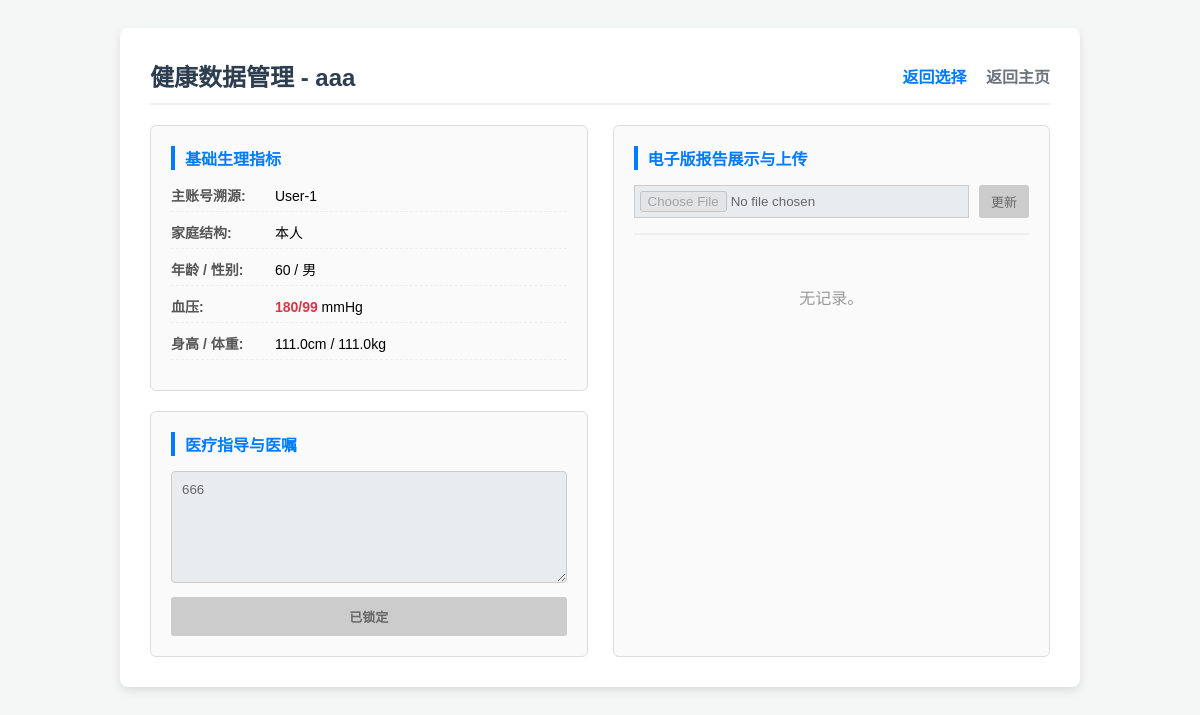
The app's page /admin/health_data/1 (signed in) with its own data.
### models.py (models this page shows, shortened)
class FamilyMember(db.Model):
    id = db.Column(db.Integer, primary_key=True)
    user_id = db.Column(db.Integer, db.ForeignKey('user.id'), nullable=False)
    name = db.Column(db.String(50), nullable=False)
    relation = db.Column(db.String(20), nullable=False)
    gender = db.Column(db.String(10), nullable=False)
    phone = db.Column(db.String(20), nullable=True)
    age = db.Column(db.Integer, nullable=True)
    province = db.Column(db.String(50), nullable=True)
    city = db.Column(db.String(50), nullable=True)
    community = db.Column(db.String(100), nullable=True)
    address = db.Column(db.String(200), nullable=True)
    height = db.Column(db.Float, nullable=True)
    weight = db.Column(db.Float, nullable=True)
    blood_pressure_systolic = db.Column(db.Integer, nullable=True)
    blood_pressure_diastolic = db.Column(db.Integer, nullable=True)
    disease_info = db.Column(db.Text, nullable=True)
    is_public_health_risk = db.Column(db.Boolean, default=False)
    admin_advice = db.Column(db.Text, nullable=True)
    medical_reports = db.relationship('MedicalReport', backref='member', lazy=True, cascade="all, delete-orphan")

class User(db.Model):
    id = db.Column(db.Integer, primary_key=True)
    phone = db.Column(db.String(20), unique=True, nullable=False)
    password_hash = db.Column(db.String(128), nullable=False)
    name = db.Column(db.String(50), nullable=True)
    gender = db.Column(db.String(10), nullable=True)
    province = db.Column(db.String(50), nullable=True)
    city = db.Column(db.String(50), nullable=True)
    community = db.Column(db.String(100), nullable=True)
    address = db.Column(db.String(200), nullable=True)
    height = db.Column(db.Float, nullable=True)
    weight = db.Column(db.Float, nullable=True)
    blood_type = db.Column(db.String(10), nullable=True)
    is_info_complete = db.Column(db.Boolean, default=False)
    is_frozen = db.Column(db.Boolean, default=False)
    frozen_by_name = db.Column(db.String(50), nullable=True)
    frozen_by_role = db.Column(db.String(20), nullable=True)
    is_locked = db.Column(db.Boolean, default=False)
    locked_by_name = db.Column(db.String(50), nullable=True)
    locked_by_role = db.Column(db.String(20), nullable=True)
    family_members = db.relationship('FamilyMember', backref='user', lazy=True, cascade="all, delete-orphan")
    managers = db.relationship('Admin', secondary=user_admin_m2m, backref=db.backref('managed_users', lazy=True))
    reports = db.relationship('PublicHealthEvent', backref='reporter', lazy=True)

### app.py (the view, shortened to what this page needs)
@app.route('/admin/health_data/<int:member_id>', methods=['GET', 'POST'])
def admin_health_data(member_id):
    if session.get('role') not in ['super', 'community', 'medical']: return redirect(url_for('login'))
    member = db.session.get(FamilyMember, member_id)
    if not member:
        flash("档案不存在或已删除")
        return redirect(request.referrer)
    unread_reports = db.session.query(MedicalReport).filter_by(member_id=member.id, is_read_by_admin=False).all()
    for r in unread_reports:
        r.is_read_by_admin = True
    if unread_reports:
        db.session.commit()
    bmi_val, bmi_msg, bmi_status = calculate_bmi_info(member.height, member.weight)
    bp_val, bp_msg, bp_status = evaluate_bp(member.blood_pressure_systolic, member.blood_pressure_diastolic)
    return render_template('admin_health_data.html', m=member, bmi_val=bmi_val, bmi_msg=bmi_msg, bmi_status=bmi_status,
                           bp_val=bp_val, bp_msg=bp_msg, bp_status=bp_status)

### app.py (called while the page is built)
@app.before_request
def enforce_readonly_lock():
    if request.method == 'POST' and 'user_id' in session:
        allowed_routes = ['logout', 'risk_assessment']
        if request.endpoint in allowed_routes:
            return None
        user = db.session.get(User, session['user_id'])
        if user and user.is_locked:
            flash('您的数据已被锁定，无法进行修改。')
            return redirect(request.referrer or url_for('user_dashboard'))

def calculate_bmi_info(height_cm, weight_kg):
    if not height_cm or not weight_kg: return None, "数据不足", "normal"
    bmi = round(weight_kg / ((height_cm / 100) ** 2), 1)
    if bmi < 18.5:
        return bmi, "体重过低", "warning"
    elif 18.5 <= bmi < 24.9:
        return bmi, "体重正常", "success"
    elif 25 <= bmi < 29.9:
        return bmi, "超重", "danger"
    else:
        return bmi, "肥胖", "danger"

def evaluate_bp(high, low):
    if high is None or low is None: return None, "未填写", "normal"
    try:
        h, l = int(high), int(low)
    except:
        return None, "数据异常", "normal"
    if h >= 140 or l >= 90:
        return f"{h}/{l}", "血压偏高", "danger"
    elif h < 90 or l < 60:
        return f"{h}/{l}", "血压偏低", "warning"
    else:
        return f"{h}/{l}", "血压正常", "success"

### templates/admin_health_data.html (shortened to what this page needs)
<!DOCTYPE html>
<html lang="zh-CN">
<head>
</head>
<body>
<div class="container">
    <div class="header">
        <h2 style="margin: 0; color: #2c3e50;">健康数据管理 - {{ m.name }}</h2>
        <div>
            <a href="/admin/health_data_select" style="color:#007bff; text-decoration:none; font-weight:bold; margin-right: 15px;">返回选择</a>
            <a href="{{ '/super_admin_dashboard' if session.get('role') == 'super' else '/sub_admin_dashboard' }}" style="color:#6c757d; text-decoration:none; font-weight:bold;">返回主页</a>
        </div>
    </div>
    <div class="grid-layout">
        <div>
            <div class="panel">
                <h3 class="panel-title">基础生理指标</h3>
                <div class="info-row"><span class="info-label">主账号溯源:</span> User-{{ m.user_id }}</div>
                <div class="info-row"><span class="info-label">家庭结构:</span> {{ m.relation }}</div>
                <div class="info-row"><span class="info-label">年龄 / 性别:</span> {{ m.age or '-' }} / {{ m.gender }}</div>
                <div class="info-row"><span class="info-label">血压:</span> <strong style="color:#dc3545;">{{ m.blood_pressure_systolic or '-' }}/{{ m.blood_pressure_diastolic or '-' }}</strong> mmHg</div>
                <div class="info-row"><span class="info-label">身高 / 体重:</span> {{ m.height or '-' }}cm / {{ m.weight or '-' }}kg</div>
            </div>
            <div class="panel" style="margin-top: 20px;">
                <h3 class="panel-title">医疗指导与医嘱</h3>
                <form method="POST">
                    <textarea name="admin_advice" rows="6" style="width: 100%; padding: 10px; box-sizing: border-box; border: 1px solid #ccc; border-radius: 4px; font-family: inherit;" {% if m.user.is_locked %}disabled placeholder="您的数据已被锁定"{% else %}placeholder="输入医嘱..."{% endif %}>{{ m.admin_advice or '' }}</textarea>
                    <button type="submit" class="btn-sm" style="background:#dc3545; width: 100%; margin-top: 10px; padding: 10px; font-weight:bold;" {% if m.user.is_locked %}disabled{% endif %}>
                        {% if m.user.is_locked %}已锁定{% else %}更新并推送到用户端{% endif %}
                    </button>
                </form>
            </div>
        </div>
        <div class="panel">
            <h3 class="panel-title">电子版报告展示与上传</h3>
            <form method="POST" enctype="multipart/form-data" style="margin-bottom: 20px; padding-bottom: 15px; border-bottom: 2px solid #eee;">
                <div style="display: flex; gap: 10px;">
                    <input type="file" name="report_file" accept="image/*" required style="border: 1px solid #ccc; padding: 5px; flex-grow: 1;" {% if m.user.is_locked %}disabled{% endif %}>
                    <button type="submit" class="btn-sm" style="background: #28a745;" {% if m.user.is_locked %}disabled{% endif %}>更新</button>
                </div>
            </form>
            <div style="max-height: 400px; overflow-y: auto;">
                {% set reports = m.medical_reports|sort(attribute='upload_time', reverse=True) %}
                {% if reports %}
                    {% for r in reports %}
                    <div style="border: 1px solid #ccc; border-radius: 4px; padding: 10px; margin-bottom: 15px; background: white;">
                        <div style="display: flex; justify-content: space-between; align-items: center; margin-bottom: 10px; font-size: 12px; color: #666;">
                            <span>上传人: <strong>{{ '用户端提交' if r.uploader_role == 'user' else '管理系统更新' }}</strong></span>
                            <span>{{ r.upload_time.strftime('%Y-%m-%d %H:%M') }}</span>
                        </div>
                        <a href="{{ url_for('static', filename=r.file_path) }}" target="_blank">
                            <img src="{{ url_for('static', filename=r.file_path) }}" style="width: 100%; max-height: 150px; object-fit: cover; border-radius: 3px; border: 1px solid #eee;">
                        </a>
                        <form method="POST" style="margin-top: 10px; text-align: right;" onsubmit="return confirm('确认删除该报告？');">
                            <input type="hidden" name="action" value="delete_report">
                            <input type="hidden" name="report_id" value="{{ r.id }}">
                            <button type="submit" class="btn-sm" style="background: #6c757d;" {% if m.user.is_locked %}disabled{% endif %}>删除</button>
                        </form>
                    </div>
                    {% endfor %}
                {% else %}
                    <div style="text-align: center; color: #999; padding: 30px 0;">无记录。</div>
                {% endif %}
            </div>
        </div>
    </div>
</div>
</body>
</html>

### templates/admin_health_data.html (style rules this page uses)
body { font-family: Arial, sans-serif; background-color: #f4f7f6; padding: 20px; display: flex; justify-content: center; }
.container { background: white; padding: 30px; border-radius: 8px; width: 900px; box-shadow: 0 4px 10px rgba(0,0,0,0.1); }
.header { display: flex; justify-content: space-between; align-items: center; border-bottom: 2px solid #eee; padding-bottom: 10px; margin-bottom: 20px; }
.grid-layout { display: grid; grid-template-columns: 1fr 1fr; gap: 25px; }
.panel { border: 1px solid #ddd; padding: 20px; border-radius: 6px; background: #fafafa; }
.panel-title { font-size: 16px; font-weight: bold; color: #007bff; border-left: 4px solid #007bff; padding-left: 10px; margin-top: 0; margin-bottom: 15px; }
.info-row { margin-bottom: 10px; font-size: 14px; border-bottom: 1px dashed #eee; padding-bottom: 6px; }
.info-label { font-weight: bold; color: #555; display: inline-block; width: 100px; }
.btn-sm { padding: 6px 12px; border: none; border-radius: 3px; color: white; cursor: pointer; font-size: 13px; }
button:disabled { background-color: #ccc !important; cursor: not-allowed; color: #666 !important; }
input:disabled, textarea:disabled { background-color: #e9ecef; cursor: not-allowed; color: #666; }

### records on screen
FamilyMember: name "aaa", user_id "1", relation "本人", age "60", gender "男", blood_pressure_systolic "180", blood_pressure_diastolic "99", height "111.0", weight "111.0"
User: admin_advice "666"
